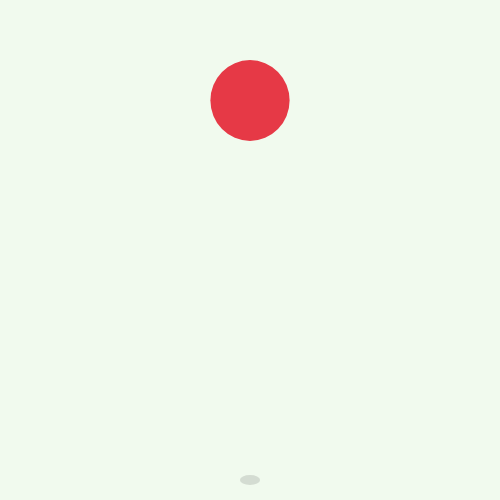
Frame 1 (no input)
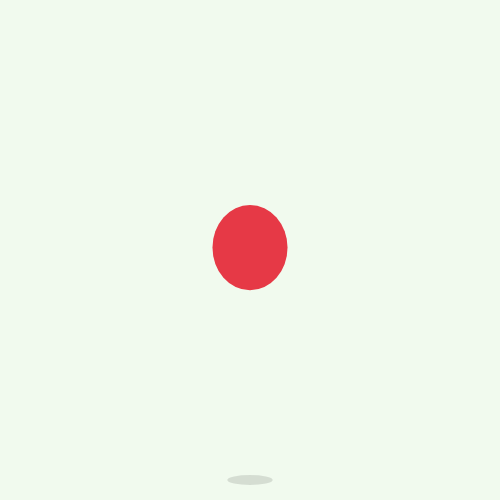
Frame 60 (no input)
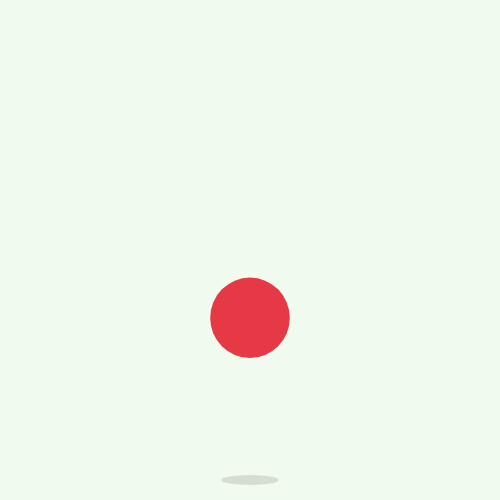
Frame 120 (the mouse pressed at the canvas centre since frame 60)

The p5.js sketch that drew these frames (run headless with seeded random() and noise() and a simulated clock; from frame 60 on, the mouse is pressed at the canvas centre):

// p5.js sketch
// ── sketch.js
// GENUARY 02 - Les douze principes de l'animation
// Principe illustré : Squash & Stretch (écrasement et étirement)
// Une balle qui rebondit avec déformation

let y;
let vy = 0;
let gravity = 0.5;
let bounce = -0.8;
let squash = 1;

let COULEUR = "#e63946";
let FOND = "#f1faee";

function setup() {
  createCanvas(500, 500);
  y = 100;
}

function draw() {
  background(FOND);

  // Physique
  vy += gravity;
  y += vy;

  // Rebond au sol
  if (y > height - 50) {
    y = height - 50;
    vy *= bounce;
    squash = 1.5; // Écrasement au contact
  }

  // Retour progressif à la forme normale
  squash = lerp(squash, 1, 0.1);

  // Étirement en vol (selon la vitesse)
  let stretch = 1 + abs(vy) * 0.02;

  // Dessiner la balle
  noStroke();
  fill(COULEUR);

  push();
  translate(width / 2, y);

  // Appliquer squash ou stretch
  if (squash > 1.1) {
    scale(squash, 1 / squash); // Écrasé
  } else {
    scale(1 / stretch, stretch); // Étiré
  }

  ellipse(0, 0, 80, 80);
  pop();

  // Ombre au sol
  fill(0, 30);
  let shadowSize = map(y, 100, height - 50, 20, 80);
  ellipse(width / 2, height - 20, shadowSize, 10);
}
